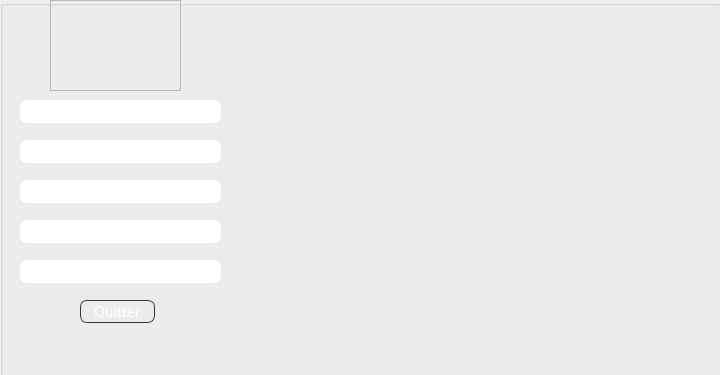
<?xml version="1.0" encoding="UTF-8"?>
<ui version="4.0">
 <class>Menu</class>
 <widget class="QWidget" name="Menu">
  <property name="geometry">
   <rect>
    <x>0</x>
    <y>0</y>
    <width>720</width>
    <height>375</height>
   </rect>
  </property>
  <property name="windowTitle">
   <string>Form</string>
  </property>
  <widget class="QGroupBox" name="groupBox">
   <property name="geometry">
    <rect>
     <x>0</x>
     <y>0</y>
     <width>721</width>
     <height>381</height>
    </rect>
   </property>
   <property name="styleSheet">
    <string notr="true">background-image: url(:/authb.jpg);</string>
   </property>
   <property name="title">
    <string/>
   </property>
   <widget class="QPushButton" name="pushButton_quitermenu">
    <property name="geometry">
     <rect>
      <x>80</x>
      <y>300</y>
      <width>75</width>
      <height>23</height>
     </rect>
    </property>
    <property name="styleSheet">
     <string notr="true">QPushButton
{
	background: transparent;
	border-style:solid;
	border-radius:7px;
	border-width:1px;
border-color: rgb(50, 53, 57);
color: rgb(255, 255, 255);
	font-size:16px;
font-family:Calibri;
}

QPushButton:hover
{
	background-color: #00000000;
	border-color: rgb(255, 0, 0);
	/*color:rgb(30, 227, 0);*/
}

QPushButton:focus
{
	background-color: rgb(255, 0, 0);
	border-color:rgb(255, 0, 0);
	color:rgb(255, 255, 255);
}</string>
    </property>
    <property name="text">
     <string>Quitter</string>
    </property>
   </widget>
   <widget class="QFrame" name="frame">
    <property name="geometry">
     <rect>
      <x>50</x>
      <y>0</y>
      <width>131</width>
      <height>91</height>
     </rect>
    </property>
    <property name="styleSheet">
     <string notr="true">image: url(:/logoApp.png);</string>
    </property>
    <property name="frameShape">
     <enum>QFrame::StyledPanel</enum>
    </property>
    <property name="frameShadow">
     <enum>QFrame::Raised</enum>
    </property>
   </widget>
   <widget class="QPushButton" name="pushButton">
    <property name="geometry">
     <rect>
      <x>20</x>
      <y>100</y>
      <width>201</width>
      <height>23</height>
     </rect>
    </property>
    <property name="styleSheet">
     <string notr="true">QPushButton
{
	background-color: rgb(255, 255, 255);
	border-style:solid;
	border-radius:7px;
	border-width:2px;
border-color: rgb(255, 255, 255);
color: rgb(255, 255, 255);
	font-size:16px;
font-family:Calibri;
}

QPushButton:hover
{
	background-color: #00000000;
	border-color: rgb(255, 255, 0);
	/*color:rgb(30, 227, 0);*/
}

QPushButton:focus
{
	background-color:  rgb(30, 227, 0);
	border-color: rgb(255, 255, 0);
	color:rgb(255, 255, 255);
}</string>
    </property>
    <property name="text">
     <string>Gestion Employés/Profils</string>
    </property>
   </widget>
   <widget class="QPushButton" name="pushButton_2">
    <property name="geometry">
     <rect>
      <x>20</x>
      <y>140</y>
      <width>201</width>
      <height>23</height>
     </rect>
    </property>
    <property name="styleSheet">
     <string notr="true">QPushButton
{
	background-color: rgb(255, 255, 255);
	border-style:solid;
	border-radius:7px;
	border-width:2px;
border-color: rgb(255, 255, 255);
color: rgb(255, 255, 255);
	font-size:16px;
font-family:Calibri;
}

QPushButton:hover
{
	background-color: #00000000;
	border-color: rgb(255, 255, 0);
	/*color:rgb(30, 227, 0);*/
}

QPushButton:focus
{
	background-color:  rgb(30, 227, 0);
	border-color: rgb(255, 255, 0);
	color:rgb(255, 255, 255);
}</string>
    </property>
    <property name="text">
     <string>Gestion Clients</string>
    </property>
   </widget>
   <widget class="QPushButton" name="pushButton_3">
    <property name="geometry">
     <rect>
      <x>20</x>
      <y>180</y>
      <width>201</width>
      <height>23</height>
     </rect>
    </property>
    <property name="styleSheet">
     <string notr="true">QPushButton
{
	background-color: rgb(255, 255, 255);
	border-style:solid;
	border-radius:7px;
	border-width:2px;
border-color: rgb(255, 255, 255);
color: rgb(255, 255, 255);
	font-size:16px;
font-family:Calibri;
}

QPushButton:hover
{
	background-color: #00000000;
	border-color: rgb(255, 255, 0);
	/*color:rgb(30, 227, 0);*/
}

QPushButton:focus
{
	background-color:  rgb(30, 227, 0);
	border-color: rgb(255, 255, 0);
	color:rgb(255, 255, 255);
}</string>
    </property>
    <property name="text">
     <string>Gestion Stocks</string>
    </property>
   </widget>
   <widget class="QPushButton" name="pushButton_5">
    <property name="geometry">
     <rect>
      <x>20</x>
      <y>260</y>
      <width>201</width>
      <height>23</height>
     </rect>
    </property>
    <property name="styleSheet">
     <string notr="true">QPushButton
{
	background-color: rgb(255, 255, 255);
	border-style:solid;
	border-radius:7px;
	border-width:2px;
border-color: rgb(255, 255, 255);
color: rgb(255, 255, 255);
	font-size:16px;
font-family:Calibri;
}

QPushButton:hover
{
	background-color: #00000000;
	border-color: rgb(255, 255, 0);
	/*color:rgb(30, 227, 0);*/
}

QPushButton:focus
{
	background-color:  rgb(30, 227, 0);
	border-color: rgb(255, 255, 0);
	color:rgb(255, 255, 255);
}</string>
    </property>
    <property name="text">
     <string>Gestion Tickets/Reservations</string>
    </property>
   </widget>
   <widget class="QPushButton" name="pushButton_4">
    <property name="geometry">
     <rect>
      <x>20</x>
      <y>220</y>
      <width>201</width>
      <height>23</height>
     </rect>
    </property>
    <property name="styleSheet">
     <string notr="true">QPushButton
{
	background-color: rgb(255, 255, 255);
	border-style:solid;
	border-radius:7px;
	border-width:2px;
border-color: rgb(255, 255, 255);
color: rgb(255, 255, 255);
	font-size:16px;
font-family:Calibri;
}

QPushButton:hover
{
	background-color: #00000000;
	border-color: rgb(255, 255, 0);
	/*color:rgb(30, 227, 0);*/
}

QPushButton:focus
{
	background-color:  rgb(30, 227, 0);
	border-color: rgb(255, 255, 0);
	color:rgb(255, 255, 255);
}</string>
    </property>
    <property name="text">
     <string>Gestion Films/Programmes</string>
    </property>
   </widget>
  </widget>
 </widget>
 <resources/>
 <connections/>
</ui>
